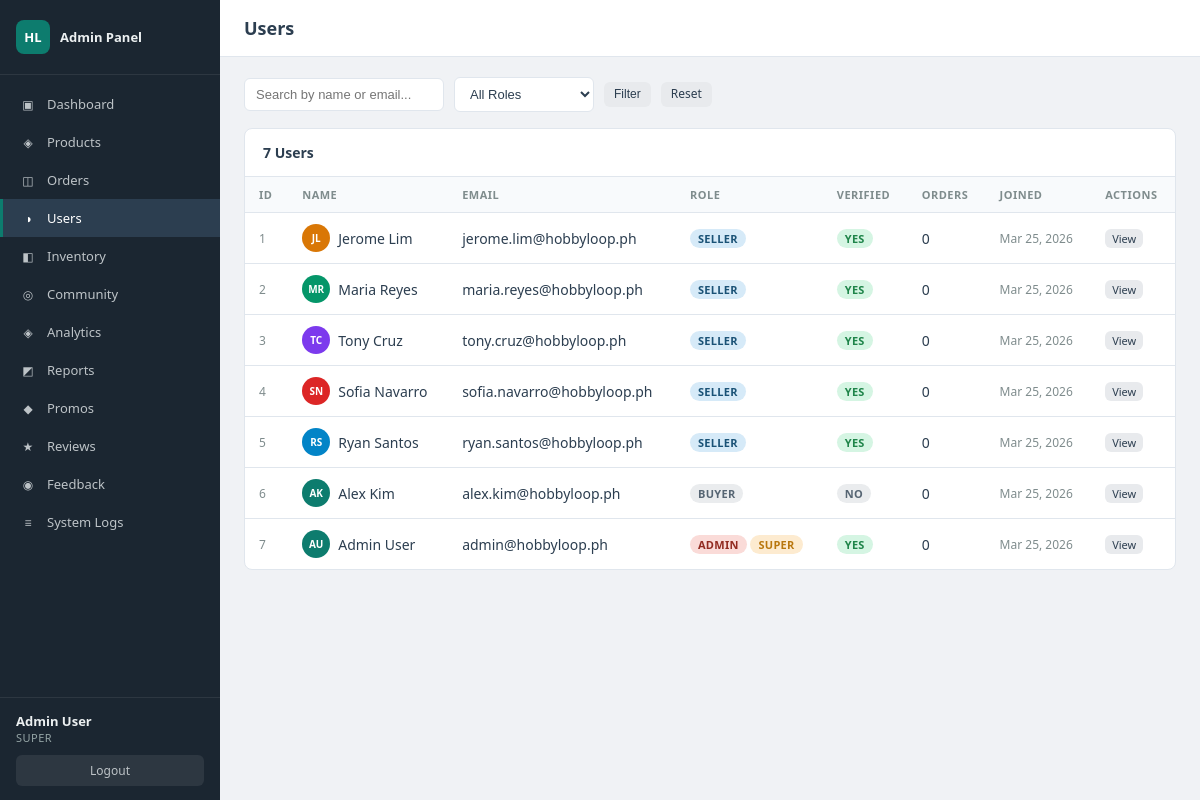
Screenshot of /admin/users.php (signed in) with the database file from the repository.
### tables this page shows
CREATE TABLE users (
    id INT AUTO_INCREMENT PRIMARY KEY,
    first_name VARCHAR(50) NOT NULL,
    last_name VARCHAR(50) NOT NULL,
    email VARCHAR(100) NOT NULL UNIQUE,
    username VARCHAR(50) UNIQUE DEFAULT NULL,
    password_hash VARCHAR(255) NOT NULL,
    phone VARCHAR(20),
    avatar_initials VARCHAR(5),
    avatar_color VARCHAR(7) DEFAULT '#0D7C6E',
    role ENUM('buyer','seller','admin') DEFAULT 'buyer',
    admin_level ENUM('super','editor','viewer') DEFAULT NULL,
    trust_badge VARCHAR(50) DEFAULT 'New Member',
    is_verified TINYINT(1) DEFAULT 0,
    created_at TIMESTAMP DEFAULT CURRENT_TIMESTAMP,
    updated_at TIMESTAMP DEFAULT CURRENT_TIMESTAMP ON UPDATE CURRENT_TIMESTAMP
);

### admin/users.php (the view, shortened to what this page needs)
<?php
require_once __DIR__ . '/includes/header.php';
$search       = trim($_GET['q'] ?? '');
$page         = max(1, (int) ($_GET['page'] ?? 1));
$per_page     = 20;
$offset       = ($page - 1) * $per_page;
$where = []; $params = [];
$sql_where = $where ? 'WHERE ' . implode(' AND ', $where) : '';
$total = $pdo->prepare("SELECT COUNT(*) FROM users $sql_where");
$total->execute($params);
$total_count = (int) $total->fetchColumn();
$stmt = $pdo->prepare("
    SELECT u.*,
           (SELECT COUNT(*) FROM orders WHERE user_id = u.id) AS order_count
    FROM users u
    $sql_where
    ORDER BY u.created_at DESC
    LIMIT $per_page OFFSET $offset
");
$stmt->execute($params);
$users = $stmt->fetchAll();
$view_user = null;
require_once __DIR__ . '/includes/sidebar.php';
?>
<?php if ($view_user): ?>
<div class="gap-2" style="margin-bottom:16px">
    <a href="/hobbyloop/admin/users.php" class="btn btn-gray btn-sm">← Back to Users</a>
</div>
<div class="two-col">
    <div>
        <div class="card">
            <div class="card-header">User Profile</div>
            <div class="card-body">
                <div style="display:flex;align-items:center;gap:14px;margin-bottom:16px">
                    <div style="width:50px;height:50px;background:<?= htmlspecialchars($view_user['avatar_color']) ?>;border-radius:50%;display:flex;align-items:center;justify-content:center;color:#fff;font-weight:700;font-size:18px">
                        <?= htmlspecialchars($view_user['avatar_initials'] ?? '?') ?>
                    </div>
                    <div>
                        <div style="font-weight:600"><?= htmlspecialchars($view_user['first_name'] . ' ' . $view_user['last_name']) ?></div>
                        <div class="text-muted"><?= htmlspecialchars($view_user['email']) ?></div>
                    </div>
                </div>
                <p><strong>Phone:</strong> <?= htmlspecialchars($view_user['phone'] ?? '—') ?></p>
                <p><strong>Role:</strong> <?= htmlspecialchars($view_user['role']) ?>
                    <?php if ($view_user['admin_level']): ?><span class="badge badge-blue"><?= $view_user['admin_level'] ?></span><?php endif; ?>
                </p>
                <p><strong>Trust Badge:</strong> <?= htmlspecialchars($view_user['trust_badge'] ?? '—') ?></p>
                <p><strong>Verified:</strong> <?= $view_user['is_verified'] ? '<span class="badge badge-green">Yes</span>' : '<span class="badge badge-gray">No</span>' ?></p>
                <p><strong>Joined:</strong> <?= date('M j, Y', strtotime($view_user['created_at'])) ?></p>
                <hr style="margin:12px 0;border:none;border-top:1px solid var(--border)">
                <div class="gap-2">
                    <form method="POST" style="display:inline">
                        <input type="hidden" name="action" value="toggle_verified">
                        <input type="hidden" name="user_id" value="<?= $view_user['id'] ?>">
                        <button class="btn btn-gray btn-sm"><?= $view_user['is_verified'] ? 'Unverify' : 'Verify' ?> User</button>
                    </form>
                </div>
            </div>
        </div>
        <?php if (is_editor()): ?>
        <div class="card">
            <div class="card-header">Change Role</div>
            <div class="card-body">
                <form method="POST">
                    <input type="hidden" name="action" value="change_role">
                    <input type="hidden" name="user_id" value="<?= $view_user['id'] ?>">
                    <div class="form-row">
                        <div class="form-group">
                            <label>Role</label>
                            <select name="role">
                                <?php foreach (['buyer','seller','admin'] as $r): ?>
                                <option value="<?= $r ?>" <?= $view_user['role'] === $r ? 'selected' : '' ?>><?= ucfirst($r) ?></option>
                                <?php endforeach; ?>
                            </select>
                        </div>
                        <div class="form-group">
                            <label>Admin Level (if admin)</label>
                            <select name="admin_level">
                                <option value="">None</option>
                                <?php foreach (['super','editor','viewer'] as $lvl): ?>
                                <option value="<?= $lvl ?>" <?= ($view_user['admin_level'] ?? '') === $lvl ? 'selected' : '' ?>><?= ucfirst($lvl) ?></option>
                                <?php endforeach; ?>
                            </select>
                        </div>
                    </div>
                    <button type="submit" class="btn btn-primary btn-sm">Update Role</button>
                </form>
            </div>
        </div>
        <?php endif; ?>
        <?php if (!empty($view_user['addresses'])): ?>
        <div class="card">
            <div class="card-header">Addresses</div>
            <div class="card-body" style="font-size:13px">
                <?php foreach ($view_user['addresses'] as $addr): ?>
                <div style="margin-bottom:10px;padding-bottom:10px;border-bottom:1px solid var(--border)">
                    <strong><?= htmlspecialchars($addr['label']) ?></strong><?= $addr['is_default'] ? ' <span class="badge badge-teal">Default</span>' : '' ?><br>
                    <?= htmlspecialchars($addr['street']) ?>, <?= htmlspecialchars($addr['city']) ?>, <?= htmlspecialchars($addr['province']) ?> <?= htmlspecialchars($addr['zip']) ?>
                </div>
                <?php endforeach; ?>
            </div>
        </div>
        <?php endif; ?>
    </div>
    <div>
        <div class="card">
            <div class="card-header">Recent Orders</div>
            <div class="table-wrap">
                <table>
                    <thead><tr><th>Order #</th><th>Total</th><th>Status</th><th>Date</th></tr></thead>
                    <tbody>
                    <?php if (empty($view_user['orders'])): ?>
                        <tr><td colspan="4" class="text-center text-muted" style="padding:16px">No orders yet.</td></tr>
                    <?php else: ?>
                    <?php foreach ($view_user['orders'] as $o): ?>
                    <?php $sc = ['pending'=>'badge-orange','processing'=>'badge-blue','shipped'=>'badge-teal','delivered'=>'badge-green','cancelled'=>'badge-red']; ?>
                    <tr>
                        <td><a href="/hobbyloop/admin/orders.php?id=<?= urlencode($o['order_number']) ?>"><?= htmlspecialchars($o['order_number']) ?></a></td>
                        <td>₱<?= number_format($o['total'], 2) ?></td>
                        <td><span class="badge <?= $sc[$o['status']] ?? 'badge-gray' ?>"><?= $o['status'] ?></span></td>
                        <td class="text-muted"><?= date('M j, Y', strtotime($o['created_at'])) ?></td>
                    </tr>
                    <?php endforeach; ?>
                    <?php endif; ?>
                    </tbody>
                </table>
            </div>
        </div>
    </div>
</div>
<?php else: ?>
<div class="filters">
    <form method="GET" style="display:contents">
        <input type="text" name="q" placeholder="Search by name or email..." value="<?= htmlspecialchars($search) ?>">
        <select name="role">
            <option value="">All Roles</option>
        </select>
        <button type="submit" class="btn btn-gray btn-sm">Filter</button>
        <a href="/hobbyloop/admin/users.php" class="btn btn-gray btn-sm">Reset</a>
    </form>
</div>
<div class="card mb-0">
    <div class="card-header"><?= number_format($total_count) ?> Users</div>
    <div class="table-wrap">
        <table>
            <thead><tr>
                <th>ID</th><th>Name</th><th>Email</th><th>Role</th>
                <th>Verified</th><th>Orders</th><th>Joined</th><th>Actions</th>
            </tr></thead>
            <tbody>
            <?php if (empty($users)): ?>
                <tr><td colspan="8" class="text-center text-muted" style="padding:24px">No users found.</td></tr>
            <?php else: ?>
            <?php foreach ($users as $u): ?>
            <tr>
                <td class="text-muted"><?= $u['id'] ?></td>
                <td>
                    <div style="display:flex;align-items:center;gap:8px">
                        <div style="width:28px;height:28px;background:<?= htmlspecialchars($u['avatar_color']) ?>;border-radius:50%;display:inline-flex;align-items:center;justify-content:center;color:#fff;font-weight:700;font-size:10px;flex-shrink:0">
                            <?= htmlspecialchars($u['avatar_initials'] ?? '?') ?>
                        </div>
                        <?= htmlspecialchars($u['first_name'] . ' ' . $u['last_name']) ?>
                    </div>
                </td>
                <td><?= htmlspecialchars($u['email']) ?></td>
                <td>
                    <span class="badge <?= $u['role'] === 'admin' ? 'badge-red' : ($u['role'] === 'seller' ? 'badge-blue' : 'badge-gray') ?>">
                        <?= htmlspecialchars($u['role']) ?>
                    </span>
                    <?php if ($u['admin_level']): ?><span class="badge badge-orange"><?= $u['admin_level'] ?></span><?php endif; ?>
                </td>
                <td><?= $u['is_verified'] ? '<span class="badge badge-green">Yes</span>' : '<span class="badge badge-gray">No</span>' ?></td>
                <td><?= $u['order_count'] ?></td>
                <td class="text-muted"><?= date('M j, Y', strtotime($u['created_at'])) ?></td>
                <td><a href="?id=<?= $u['id'] ?>" class="btn btn-gray btn-xs">View</a></td>
            </tr>
            <?php endforeach; ?>
            <?php endif; ?>
            </tbody>
        </table>
    </div>
</div>
<?php endif; ?>
<?php require_once __DIR__ . '/includes/footer.php'; ?>

### admin/admin.css (style rules this page uses)
*, *::before, *::after { box-sizing: border-box; margin: 0; padding: 0; }
:root { --sidebar-w: 220px; --teal: #0D7C6E; --teal-dark: #0a6459; --sidebar-bg: #1b2631; --sidebar-hover: #2c3e50; --sidebar-active: #0D7C6E; --text: #2c3e50; --text-light: #7f8c8d; --bg: #f0f2f5; --card-bg: #ffffff; --border: #e0e6ed; --red: #e74c3c; --green: #27ae60; --orange: #e67e22; --blue: #2980b9; }
body { font-family: 'Segoe UI', system-ui, sans-serif; font-size: 14px; color: var(--text); background: var(--bg); }
.card { background: var(--card-bg); border: 1px solid var(--border); border-radius: 8px; margin-bottom: 20px; overflow: hidden; }
.card-header { padding: 14px 18px; border-bottom: 1px solid var(--border); font-weight: 600; font-size: 14px; display: flex; align-items: center; justify-content: space-between; gap: 10px; }
.table-wrap { overflow-x: auto; }
table { width: 100%; border-collapse: collapse; }
thead th { padding: 10px 14px; text-align: left; font-size: 11px; font-weight: 600; text-transform: uppercase; letter-spacing: .5px; color: var(--text-light); border-bottom: 1px solid var(--border); background: #f8fafc; }
tbody td { padding: 11px 14px; border-bottom: 1px solid var(--border); vertical-align: middle; }
tbody tr:last-child td { border-bottom: none; }
.badge { display: inline-block; padding: 2px 8px; border-radius: 20px; font-size: 11px; font-weight: 600; text-transform: uppercase; letter-spacing: .3px; }
.badge-green { background: #d5f5e3; color: #1e8449; }
.badge-blue { background: #d6eaf8; color: #1a5276; }
.badge-orange { background: #fdebd0; color: #b9770e; }
.badge-red { background: #fadbd8; color: #922b21; }
.badge-gray { background: #eaecee; color: #566573; }
.btn { display: inline-flex; align-items: center; gap: 5px; padding: 7px 14px; border: none; border-radius: 6px; font-size: 13px; font-weight: 500; cursor: pointer; text-decoration: none; transition: opacity .15s; line-height: 1.4; }
.btn-gray { background: #e8eaed; color: var(--text); }
.btn-sm { padding: 4px 10px; font-size: 12px; }
.btn-xs { padding: 2px 7px; font-size: 11px; }
input[type=text], input[type=email], input[type=number], input[type=date], input[type=password], select, textarea { width: 100%; padding: 8px 11px; border: 1px solid var(--border); border-radius: 6px; font-size: 13px; color: var(--text); background: #fff; transition: border-color .15s; }
.filters { display: flex; align-items: center; gap: 10px; flex-wrap: wrap; margin-bottom: 16px; }
.filters select, .filters input[type=text] { width: auto; min-width: 140px; }
.text-muted { color: var(--text-light); font-size: 12px; }
.mb-0 { margin-bottom: 0; }

### rows the page displays
users: id "1", avatar_initials "JL", first_name+last_name "Jerome Lim", email "jerome.lim@hobbyloop.ph", role "SELLER", is_verified "YES", order_count "0", created_at "Mar 25, 2026"
users: id "2", avatar_initials "MR", first_name+last_name "Maria Reyes", email "maria.reyes@hobbyloop.ph", role "SELLER", is_verified "YES", order_count "0", created_at "Mar 25, 2026"
users: id "3", avatar_initials "TC", first_name+last_name "Tony Cruz", email "tony.cruz@hobbyloop.ph", role "SELLER", is_verified "YES", order_count "0", created_at "Mar 25, 2026"
users: id "4", avatar_initials "SN", first_name+last_name "Sofia Navarro", email "sofia.navarro@hobbyloop.ph", role "SELLER", is_verified "YES", order_count "0", created_at "Mar 25, 2026"
users: id "5", avatar_initials "RS", first_name+last_name "Ryan Santos", email "ryan.santos@hobbyloop.ph", role "SELLER", is_verified "YES", order_count "0", created_at "Mar 25, 2026"
users: id "6", avatar_initials "AK", first_name+last_name "Alex Kim", email "alex.kim@hobbyloop.ph", role "BUYER", is_verified "NO", order_count "0", created_at "Mar 25, 2026"
users: id "7", avatar_initials "AU", first_name+last_name "Admin User", email "admin@hobbyloop.ph", role "ADMIN", admin_level "SUPER", is_verified "YES", order_count "0", created_at "Mar 25, 2026"

### other values shown
$item['icon'] "▣"
$item['label'] "Dashboard"
$item['icon'] "◈"
$item['label'] "Products"
$item['icon'] "◫"
$item['label'] "Orders"
$item['icon'] "◑"
$item['label'] "Users"
$item['icon'] "◧"
$item['label'] "Inventory"
$item['icon'] "◎"
$item['label'] "Community"
$item['label'] "Analytics"
$item['icon'] "◩"
$item['label'] "Reports"
